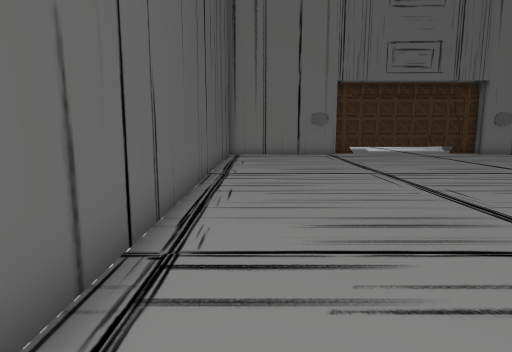
view 1 (above)

16 first-person views from a walk through a Unity game level. The camera is 1.4 m above the floor, tilts 8° down and sees 75° across. The floor is counted in squares, 1 m on a side. Each view is taken from the middle of a square. On the plan, view 1 faces up. The plan holds only what a view shows up to about 15 squares ahead; the rest is blank. The place goes on beyond the plan. The player character is not drawn. Some surface patterns are stand-ins.

view 2
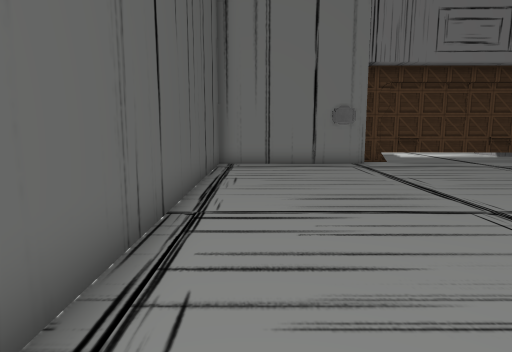

view 3
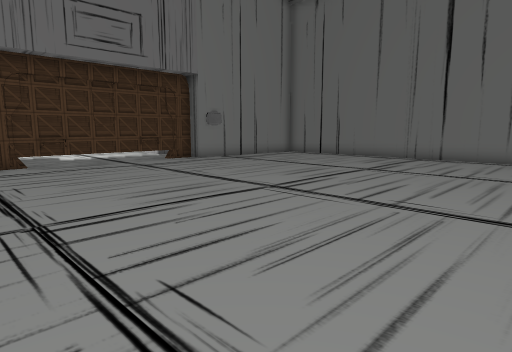

view 4
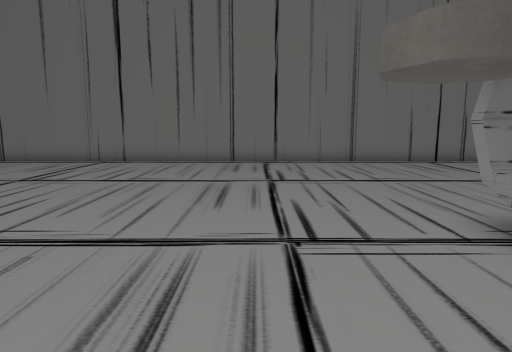

view 5
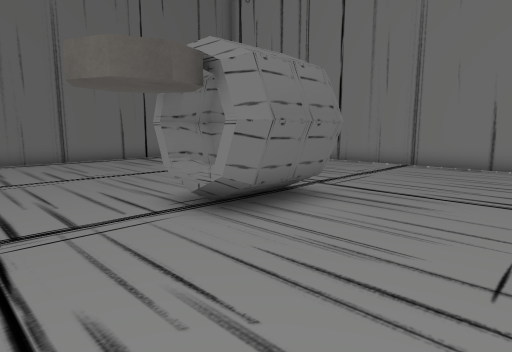

view 6
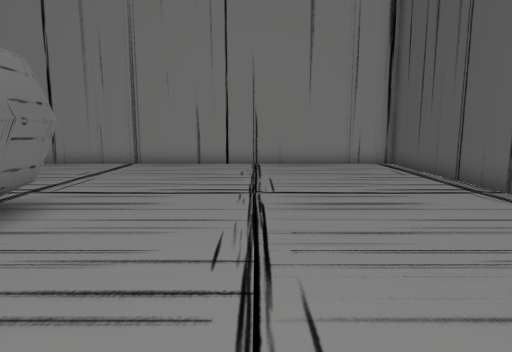

view 7
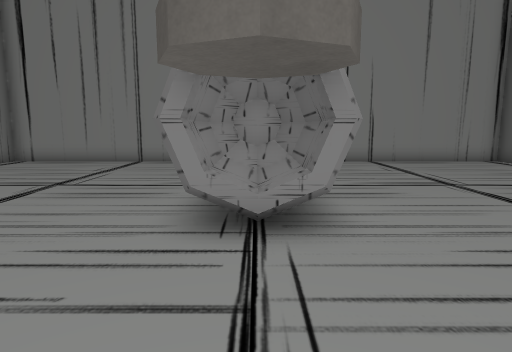

view 8
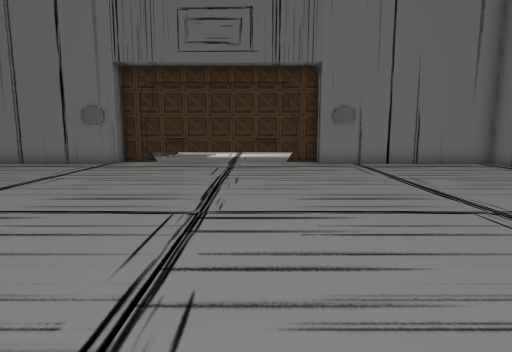

view 9
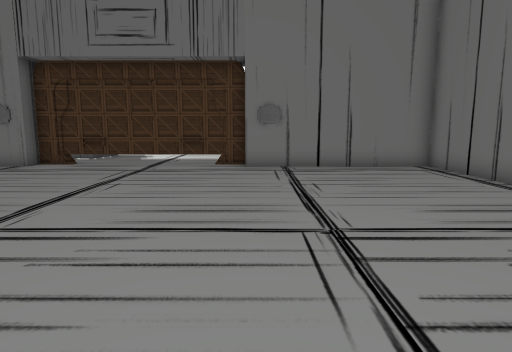

view 10
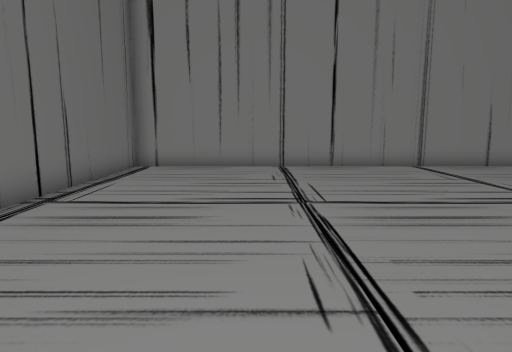

view 11
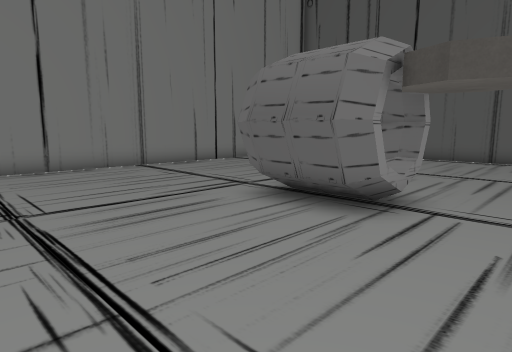

view 12
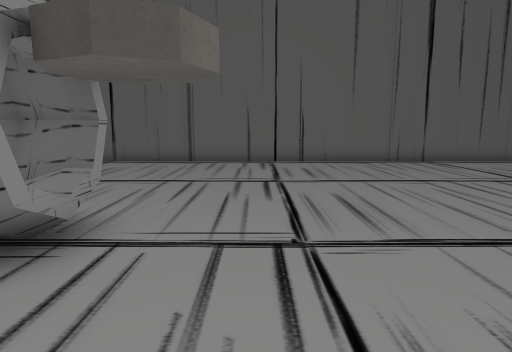

view 13
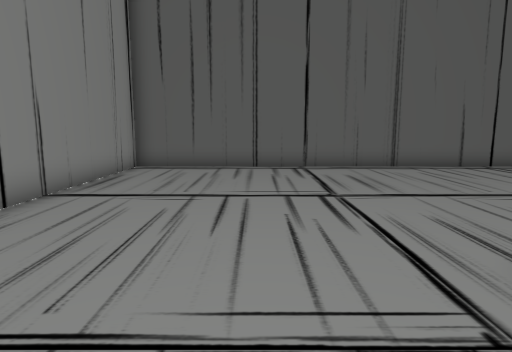

view 14
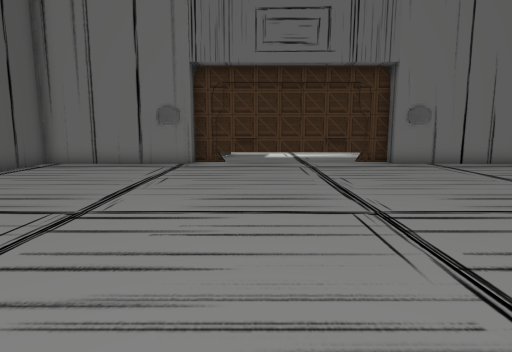

view 15
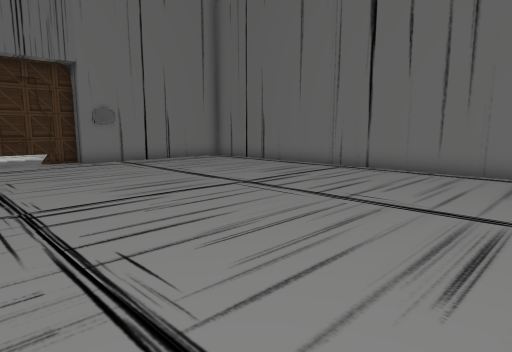

view 16
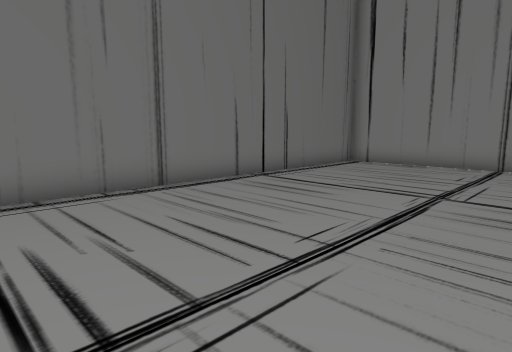

### Floor plan
Points are (right, up) in squares from view 1. A wall is a line through its corners. A room is listed if a view was taken in it or the views show most of it. See-through windows are left out.
Room 1 (views 1, 2, 3, 4, 5, 6, 7, 8, 9, 10, 11, 12, 13, 14, 15, 16)
walls: (8, 0.7) (8, 0.2) (7.6, -0.9); (8.2, 0.3) (7.7, -1.1) (7.9, -1.6); (10.3, -0.6) (9.9, 0.3) (9.9, 0.7); (8, -1.8) (9, -2.1) (9.7, -1.8) (10.2, -0.8); (8, -1.8) (8.5, -2.2) (9.4, -2.2) (9.9, -1.8) (10.2, -1); (8, -2.3) (7.7, -1.8) (7.7, 0); (7.8, -2.4) (7.5, -1.8) (7.5, 0.2) (7.7, 0.6) (10.2, 0.7) (10.4, 0.1) (10.4, -1.9) (10.2, -2.4); (5.4, 19.2) (4.4, 19.2) (4.4, 18.5) (-1.5, 18.5) (-1.5, -9.5) (19.5, -9.5) (19.5, 18.5) (12.6, 18.5) (12.6, 19.2) (11.6, 19.2); (11.9, 19.4) (5.1, 19.4)
low walls: (8.2, 0.8) (8.2, 0.3); (9.9, 0.7) (10.2, 0.1) (10.2, -1.8) (9.9, -2.4); (7.7, 0) (8, 0.7); (10.2, -0.8) (9.7, 0.3) (9.7, 0.7); (8, -1.1) (8.3, -1.8); (7.9, -1.6) (7.9, -0.5)

Positions as (right, up) in squares from view 1, and headings:
1: (0, 0), facing up
2: (0, 5), facing up
3: (3, 5), facing up-right
4: (5, 4), facing right
5: (4, 4), facing down-right
6: (4, 4), facing down
7: (9, 5), facing down
8: (10, 5), facing up
9: (13, 6), facing up
10: (15, 3), facing down
11: (15, 3), facing down-left
12: (13, 3), facing left
13: (11, -5), facing left
14: (7, 5), facing up
15: (8, 4), facing up-right
16: (12, 4), facing down-right
